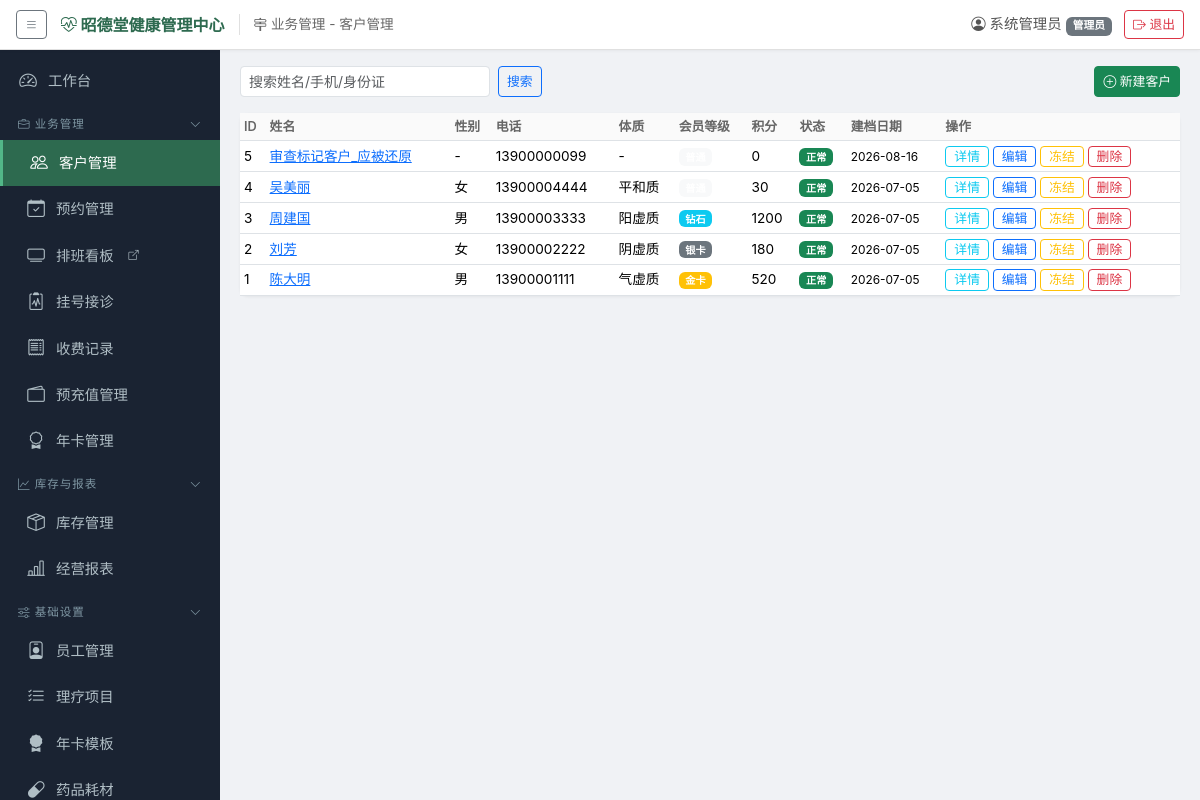
The page /customers (signed in) on the database its author committed.
### models.py (models this page shows, shortened)
class SystemConfig(db.Model):
    __tablename__ = 'system_configs'
    id = db.Column(db.Integer, primary_key=True)
    key = db.Column(db.String(100), unique=True, nullable=False)
    value = db.Column(db.String(500))
    description = db.Column(db.String(200))

class User(UserMixin, db.Model):
    __tablename__ = 'users'
    id = db.Column(db.Integer, primary_key=True)
    username = db.Column(db.String(50), unique=True, nullable=False)
    password_hash = db.Column(db.String(256), nullable=False)
    display_name = db.Column(db.String(50), nullable=False)
    role = db.Column(db.String(20), nullable=False, default='前台')  # 管理员/前台/理疗师/库管
    is_active_user = db.Column(db.Boolean, default=True)
    created_at = db.Column(db.DateTime, default=datetime.now)

class Customer(db.Model):
    __tablename__ = 'customers'
    id = db.Column(db.Integer, primary_key=True)
    name = db.Column(db.String(50), nullable=False)
    gender = db.Column(db.String(10))
    birthday = db.Column(db.Date)
    phone = db.Column(db.String(20))
    id_card = db.Column(db.String(20))
    address = db.Column(db.String(200))
    constitution_type = db.Column(db.String(20))  # 九种体质
    allergy_history = db.Column(db.Text)
    medical_history = db.Column(db.Text)
    referrer = db.Column(db.String(50))
    member_level = db.Column(db.String(20), default='普通')  # 普通/银卡/金卡/钻石
    member_discount = db.Column(db.Numeric(3, 2), default=1.00)
    points = db.Column(db.Integer, default=0)
    is_deleted = db.Column(db.Boolean, default=False)  # 软删除
    is_frozen = db.Column(db.Boolean, default=False)  # 冻结
    created_at = db.Column(db.DateTime, default=datetime.now)
    prepaid_account = db.relationship('PrepaidAccount', backref='customer', uselist=False)
    appointments = db.relationship('Appointment', backref='customer', lazy='dynamic')
    registrations = db.relationship('Registration', backref='customer', lazy='dynamic')
    charges = db.relationship('ChargeRecord', backref='customer', lazy='dynamic')

### app.py (the view)
@app.route('/customers')
@login_required
def customers():
    keyword = request.args.get('keyword', '').strip()
    page = request.args.get('page', 1, type=int)
    per_page = 20
    q = Customer.query.filter_by(is_deleted=False)
    if keyword:
        q = q.filter(db.or_(
            Customer.name.contains(keyword),
            Customer.phone.contains(keyword),
            Customer.id_card.contains(keyword)
        ))
    pagination = q.order_by(Customer.created_at.desc()).paginate(page=page, per_page=per_page, error_out=False)
    return render_template('customers.html', customers=pagination.items,
                           keyword=keyword, pagination=pagination)

### app.py (called while the page is built)
@login_manager.user_loader
def load_user(user_id):
    return db.session.get(User, int(user_id))

def _generate_csrf_token():
    if '_csrf_token' not in session:
        session['_csrf_token'] = secrets.token_hex(16)
    return session['_csrf_token']

### templates/customers.html (shortened to what this page needs)
{% extends "base.html" %}
{% block content %}
<div class="d-flex justify-content-between mb-3">
    <form class="d-flex gap-2" method="GET">
        <input type="text" name="keyword" class="form-control form-control-sm" placeholder="搜索姓名/手机/身份证" value="{{ keyword }}" style="width:250px">
        <button class="btn btn-sm btn-outline-primary">搜索</button>
    </form>
    <button class="btn btn-sm btn-success" data-bs-toggle="modal" data-bs-target="#addModal"><i class="bi bi-plus-circle"></i> 新建客户</button>
</div>
<div class="card"><div class="card-body p-0">
<div class="table-responsive">
<table class="table table-hover table-sm mb-0">
    <thead><tr><th>ID</th><th>姓名</th><th>性别</th><th>电话</th><th>体质</th><th>会员等级</th><th>积分</th><th>状态</th><th>建档日期</th><th>操作</th></tr></thead>
    <tbody>
    {% for c in customers %}
    <tr class="{{ 'table-secondary' if c.is_frozen else '' }}">
        <td>{{ c.id }}</td>
        <td><a href="{{ url_for('customer_detail', cid=c.id) }}">{{ c.name }}</a></td>
        <td>{{ c.gender or '-' }}</td>
        <td>{{ c.phone or '-' }}</td>
        <td>{{ c.constitution_type or '-' }}</td>
        <td><span class="badge bg-{{ {'金卡':'warning','银卡':'secondary','钻石':'info','普通':'light'}[c.member_level] or 'light' }}">{{ c.member_level }}</span></td>
        <td>{{ c.points }}</td>
        <td>{% if c.is_frozen %}<span class="badge bg-danger">已冻结</span>{% else %}<span class="badge bg-success">正常</span>{% endif %}</td>
        <td><small>{{ c.created_at.strftime('%Y-%m-%d') if c.created_at else '' }}</small></td>
        <td>
            <a href="{{ url_for('customer_detail', cid=c.id) }}" class="btn btn-sm btn-outline-info py-0">详情</a>
            <button class="btn btn-sm btn-outline-primary py-0" data-bs-toggle="modal" data-bs-target="#edit{{ c.id }}">编辑</button>
            <form method="POST" action="{{ url_for('customer_freeze', cid=c.id) }}" class="d-inline">
                <button class="btn btn-sm btn-outline-{{ 'success' if c.is_frozen else 'warning' }} py-0">{{ '解冻' if c.is_frozen else '冻结' }}</button></form>
            <form method="POST" action="{{ url_for('customer_delete', cid=c.id) }}" class="d-inline" onsubmit="return confirm('确定删除客户 {{ c.name }}？')">
                <button class="btn btn-sm btn-outline-danger py-0">删除</button></form>
        </td>
    </tr>
    {% endfor %}
    </tbody>
</table></div></div></div>
{% endblock %}

### templates/base.html (shortened to what this page needs)
<!DOCTYPE html>
<html lang="zh-CN">
<head>
    <link href="{{ url_for('static', filename='vendor/bootstrap.min.css') }}" rel="stylesheet">
    <link href="{{ url_for('static', filename='vendor/bootstrap-icons.min.css') }}" rel="stylesheet">
    <link href="{{ url_for('static', filename='css/style.css') }}" rel="stylesheet">
</head>
<body>
{% if current_user.is_authenticated %}
<header class="global-topbar">
    <div class="topbar-left">
        <button class="btn btn-sm btn-outline-secondary" id="sidebarToggle" title="展开/收起导航">
            <i class="bi bi-list"></i>
        </button>
        <span class="site-title" title="可在 系统管理→系统配置 中修改系统名称">
            <i class="bi bi-heart-pulse"></i> {{ site_title }}
        </span>
        <span class="nav-path" id="navPath"> {% block page_title %}{% endblock %}</span>
    </div>
    <div class="topbar-right">
        <span class="user-info"><i class="bi bi-person-circle"></i> {{ current_user.display_name }}
            <small class="badge bg-secondary">{{ current_user.role }}</small></span>
        <a href="{{ url_for('logout') }}" class="btn btn-sm btn-outline-danger"><i class="bi bi-box-arrow-right"></i> 退出</a>
    </div>
</header>
<div class="d-flex" id="wrapper">
    <div class="sidebar" id="sidebar">
        <nav class="sidebar-nav">
            <a href="{{ url_for('dashboard') }}" class="nav-link {% if request.endpoint == 'dashboard' %}active{% endif %}">
                <i class="bi bi-speedometer2"></i> 工作台
            </a>
            <div class="nav-group" data-group="biz">
                <div class="nav-group-header"><span><i class="bi bi-briefcase"></i> 业务管理</span><i class="bi bi-chevron-down group-arrow"></i></div>
                <div class="nav-group-body">
                    <a href="{{ url_for('customers') }}" class="nav-link {% if request.endpoint and 'customer' in request.endpoint %}active{% endif %}">
                        <i class="bi bi-people"></i> 客户管理
                    </a>
                    <a href="{{ url_for('appointments') }}" class="nav-link {% if request.endpoint and 'appointment' in request.endpoint %}active{% endif %}">
                        <i class="bi bi-calendar-check"></i> 预约管理
                    </a>
                    {% if board_token %}
                    <a href="{{ url_for('board_schedule', token=board_token) }}" target="_blank" class="nav-link" title="在新窗口打开排班看板（可投屏展示）">
                        <i class="bi bi-tv"></i> 排班看板 <i class="bi bi-box-arrow-up-right" style="font-size:0.7em"></i>
                    </a>
                    {% endif %}
                    <a href="{{ url_for('registrations') }}" class="nav-link {% if request.endpoint and ('registration' in request.endpoint or 'medical' in request.endpoint or 'charge_register' in request.endpoint) %}active{% endif %}">
                        <i class="bi bi-clipboard2-pulse"></i> 挂号接诊
                    </a>
                    <a href="{{ url_for('charges') }}" class="nav-link {% if request.endpoint and 'charges' in request.endpoint %}active{% endif %}">
                        <i class="bi bi-receipt"></i> 收费记录
                    </a>
                    <a href="{{ url_for('prepaid') }}" class="nav-link {% if request.endpoint and 'prepaid' in request.endpoint %}active{% endif %}">
                        <i class="bi bi-wallet2"></i> 预充值管理
                    </a>
                    <a href="{{ url_for('annual_cards') }}" class="nav-link {% if request.endpoint and 'annual_card' in request.endpoint %}active{% endif %}">
                        <i class="bi bi-award"></i> 年卡管理
                    </a>
                </div>
            </div>
            <div class="nav-group" data-group="stock">
                <div class="nav-group-header"><span><i class="bi bi-graph-up"></i> 库存与报表</span><i class="bi bi-chevron-down group-arrow"></i></div>
                <div class="nav-group-body">
                    <a href="{{ url_for('inventory') }}" class="nav-link {% if request.endpoint and 'inventory' in request.endpoint %}active{% endif %}">
                        <i class="bi bi-box-seam"></i> 库存管理
                    </a>
                    <a href="{{ url_for('reports') }}" class="nav-link {% if request.endpoint and 'report' in request.endpoint %}active{% endif %}">
                        <i class="bi bi-bar-chart-line"></i> 经营报表
                    </a>
                </div>
            </div>
            {% if current_user.role == '管理员' or current_user.role == '库管' %}
            <div class="nav-group" data-group="settings">
                <div class="nav-group-header"><span><i class="bi bi-sliders"></i> 基础设置</span><i class="bi bi-chevron-down group-arrow"></i></div>
                <div class="nav-group-body">
                    {% if current_user.role == '管理员' %}
                    <a href="{{ url_for('settings_employees') }}" class="nav-link {% if request.endpoint and 'settings_employees' in request.endpoint %}active{% endif %}">
                        <i class="bi bi-person-badge"></i> 员工管理
                    </a>
                    <a href="{{ url_for('settings_items') }}" class="nav-link {% if request.endpoint and 'settings_items' in request.endpoint %}active{% endif %}">
                        <i class="bi bi-list-check"></i> 理疗项目
                    </a>
                    <a href="{{ url_for('settings_annual_card_templates') }}" class="nav-link {% if request.endpoint and 'annual_card_template' in request.endpoint %}active{% endif %}">
                        <i class="bi bi-award-fill"></i> 年卡模板
                    </a>
                    {% endif %}
                    {% if current_user.role in ['管理员', '库管'] %}
                    <a href="{{ url_for('settings_medicines') }}" class="nav-link {% if request.endpoint and 'settings_medicines' in request.endpoint %}active{% endif %}">
                        <i class="bi bi-capsule"></i> 药品耗材
                    </a>
                    {% endif %}
                </div>
            </div>
            {% endif %}
        </nav>
    </div>
    <div class="main-content">
        <div class="content-area">
            {% block content %}{% endblock %}
        </div>
    </div>
</div>
{% else %}
{% block auth_content %}{% endblock %}
{% endif %}
</body>
</html>

### static/css/style.css (style rules this page uses)
:root { --sidebar-width: 220px; --sidebar-bg: #1a2332; --sidebar-active: #2d6a4f; --topbar-height: 50px; }
* { box-sizing: border-box; }
body { font-family: -apple-system, BlinkMacSystemFont, "Segoe UI", "PingFang SC", "Hiragino Sans GB", "Microsoft YaHei", sans-serif; background: #f0f2f5; margin: 0; overflow-x: hidden; }
.global-topbar { height: var(--topbar-height); background: #fff; border-bottom: 1px solid #e0e0e0; display: flex; align-items: center; justify-content: space-between; padding: 0 16px; position: fixed; top: 0; left: 0; right: 0; z-index: 200; box-shadow: 0 1px 3px rgba(0,0,0,0.05); }
.topbar-left { display: flex; align-items: center; gap: 14px; min-width: 0; }
.topbar-left .site-title { font-weight: 700; font-size: 1rem; color: #2d6a4f; white-space: nowrap; max-width: 320px; overflow: hidden; text-overflow: ellipsis; }
.topbar-left .nav-path { color: #666; font-size: 0.85rem; border-left: 1px solid #e0e0e0; padding-left: 14px; white-space: nowrap; overflow: hidden; text-overflow: ellipsis; }
.topbar-right { display: flex; align-items: center; gap: 12px; flex-shrink: 0; }
.topbar-right .user-info { color: #555; font-size: 0.9rem; white-space: nowrap; }
.sidebar { width: var(--sidebar-width); background: var(--sidebar-bg); color: #ccc; position: fixed; left: 0; top: var(--topbar-height); bottom: 0; z-index: 100; transition: width 0.3s; overflow-y: auto; overflow-x: hidden; }
.sidebar-nav { padding: 8px 0 20px; }
.sidebar-nav .nav-link { display: flex; align-items: center; gap: 10px; padding: 10px 18px; color: #b0bec5; text-decoration: none; font-size: 0.9rem; transition: all 0.2s; white-space: nowrap; }
.sidebar-nav .nav-link.active { background: var(--sidebar-active); color: #fff; border-left: 3px solid #52b788; }
.sidebar-nav .nav-link i { font-size: 1.1rem; width: 20px; text-align: center; }
.nav-group-header { display: flex; align-items: center; justify-content: space-between; padding: 12px 18px 6px; font-size: 0.72rem; text-transform: uppercase; letter-spacing: 1px; color: #7f97a3; cursor: pointer; user-select: none; }
.nav-group-header .group-arrow { font-size: 0.7rem; transition: transform 0.2s; }
.nav-group-body .nav-link { padding-left: 26px; }
.main-content { margin-left: var(--sidebar-width); padding-top: var(--topbar-height); min-height: 100vh; width: calc(100% - var(--sidebar-width)); transition: margin-left 0.3s, width 0.3s; }
.content-area { padding: 16px 20px; width: 100%; }
.content-area .card { width: 100%; }
.content-area .table { width: 100%; margin-bottom: 0.5rem; }
.content-area .table-responsive { max-height: calc(100vh - 220px); overflow: auto; }
.card { border: none; border-radius: 8px; box-shadow: 0 1px 3px rgba(0,0,0,0.06); }
.table th { font-weight: 600; font-size: 0.8rem; color: #666; background: #fafafa; border-bottom-width: 1px; }
.table td { font-size: 0.85rem; vertical-align: middle; }
.btn-sm { font-size: 0.8rem; }

### rows shown on the page
SystemConfig: value "昭德堂健康管理中心"
User: display_name "系统管理员", role "管理员"
Customer: id "5", name "审查标记客户_应被还原", gender "-", phone "13900000099", constitution_type "-", points "0", shows "正常", created_at "2026-08-16", is_frozen "冻结"
Customer: id "4", name "吴美丽", gender "女", phone "13900004444", constitution_type "平和质", points "30", shows "正常", created_at "2026-07-05", is_frozen "冻结"
Customer: id "3", name "周建国", gender "男", phone "13900003333", constitution_type "阳虚质", member_level "钻石", points "1200", shows "正常", created_at "2026-07-05", is_frozen "冻结"
Customer: id "2", name "刘芳", gender "女", phone "13900002222", constitution_type "阴虚质", member_level "银卡", points "180", shows "正常", created_at "2026-07-05", is_frozen "冻结"
Customer: id "1", name "陈大明", gender "男", phone "13900001111", constitution_type "气虚质", member_level "金卡", points "520", shows "正常", created_at "2026-07-05", is_frozen "冻结"
